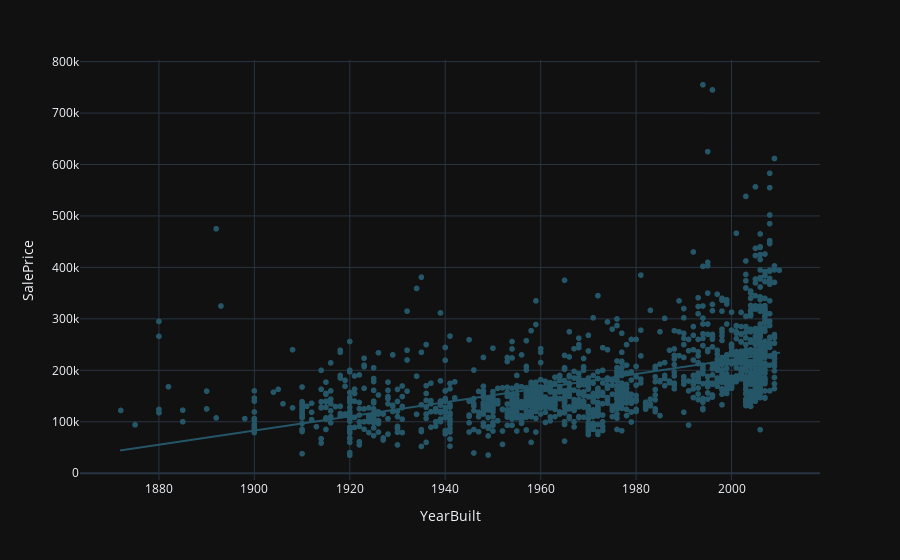

Write notebook code for a chart like this one.
### Code cell
px.scatter(train,train.YearBuilt,'SalePrice',trendline='ols',color_discrete_sequence=px.colors.sequential.Aggrnyl).update_layout(template='plotly_dark')

### Figure 1 — Plotly figure (JSON) as saved in the notebook; plotly's stock layout.template omitted (floating-point values rounded to 4 significant figures; data arrays with more than 128 entries replaced by an {"elided": "..."} marker saying what was removed)
{"data": [{"hovertemplate": "YearBuilt=%{x}<br>SalePrice=%{y}<extra></extra>", "legendgroup": "", "marker": {"color": "rgb(36, 86, 104)", "symbol": "circle"}, "mode": "markers", "name": "", "showlegend": false, "type": "scattergl", "x": {"elided": "1460 int values"}, "xaxis": "x", "y": {"elided": "1460 int values"}, "yaxis": "y"}, {"hovertemplate": "<b>OLS trendline</b><br>SalePrice = 1375.37 * YearBuilt + -2.53031e+06<br>R<sup>2</sup>=0.273422<br><br>YearBuilt=%{x}<br>SalePrice=%{y} <b>(trend)</b><extra></extra>", "legendgroup": "", "marker": {"color": "rgb(36, 86, 104)", "symbol": "circle"}, "mode": "lines", "name": "", "showlegend": false, "type": "scattergl", "x": {"elided": "1460 int values"}, "xaxis": "x", "y": {"elided": "1460 float values"}, "yaxis": "y"}], "layout": {"legend": {"tracegroupgap": 0}, "margin": {"t": 60}, "xaxis": {"anchor": "y", "domain": [0, 1], "title": {"text": "YearBuilt"}}, "yaxis": {"anchor": "x", "domain": [0, 1], "title": {"text": "SalePrice"}}}}
